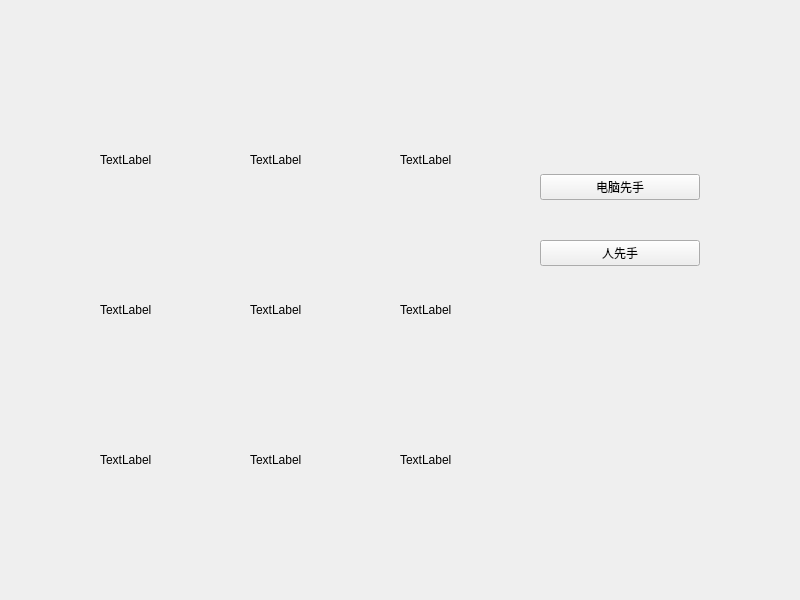
<?xml version="1.0" encoding="UTF-8"?>
<ui version="4.0">
 <class>Widget</class>
 <widget class="QWidget" name="Widget">
  <property name="geometry">
   <rect>
    <x>0</x>
    <y>0</y>
    <width>800</width>
    <height>600</height>
   </rect>
  </property>
  <property name="windowTitle">
   <string>Widget</string>
  </property>
  <widget class="QLabel" name="label_chessboard1">
   <property name="geometry">
    <rect>
     <x>100</x>
     <y>100</y>
     <width>120</width>
     <height>120</height>
    </rect>
   </property>
   <property name="text">
    <string>TextLabel</string>
   </property>
  </widget>
  <widget class="QLabel" name="label_chessboard2">
   <property name="geometry">
    <rect>
     <x>250</x>
     <y>100</y>
     <width>120</width>
     <height>120</height>
    </rect>
   </property>
   <property name="text">
    <string>TextLabel</string>
   </property>
  </widget>
  <widget class="QLabel" name="label_chessboard3">
   <property name="geometry">
    <rect>
     <x>400</x>
     <y>100</y>
     <width>120</width>
     <height>120</height>
    </rect>
   </property>
   <property name="text">
    <string>TextLabel</string>
   </property>
  </widget>
  <widget class="QLabel" name="label_chessboard4">
   <property name="geometry">
    <rect>
     <x>100</x>
     <y>250</y>
     <width>120</width>
     <height>120</height>
    </rect>
   </property>
   <property name="text">
    <string>TextLabel</string>
   </property>
  </widget>
  <widget class="QLabel" name="label_chessboard5">
   <property name="geometry">
    <rect>
     <x>250</x>
     <y>250</y>
     <width>120</width>
     <height>120</height>
    </rect>
   </property>
   <property name="text">
    <string>TextLabel</string>
   </property>
  </widget>
  <widget class="QLabel" name="label_chessboard6">
   <property name="geometry">
    <rect>
     <x>400</x>
     <y>250</y>
     <width>120</width>
     <height>120</height>
    </rect>
   </property>
   <property name="text">
    <string>TextLabel</string>
   </property>
  </widget>
  <widget class="QLabel" name="label_chessboard7">
   <property name="geometry">
    <rect>
     <x>100</x>
     <y>400</y>
     <width>120</width>
     <height>120</height>
    </rect>
   </property>
   <property name="text">
    <string>TextLabel</string>
   </property>
  </widget>
  <widget class="QLabel" name="label_chessboard8">
   <property name="geometry">
    <rect>
     <x>250</x>
     <y>400</y>
     <width>120</width>
     <height>120</height>
    </rect>
   </property>
   <property name="text">
    <string>TextLabel</string>
   </property>
  </widget>
  <widget class="QLabel" name="label_chessboard9">
   <property name="geometry">
    <rect>
     <x>400</x>
     <y>400</y>
     <width>120</width>
     <height>120</height>
    </rect>
   </property>
   <property name="text">
    <string>TextLabel</string>
   </property>
  </widget>
  <widget class="QWidget" name="verticalLayoutWidget">
   <property name="geometry">
    <rect>
     <x>540</x>
     <y>140</y>
     <width>160</width>
     <height>161</height>
    </rect>
   </property>
   <layout class="QVBoxLayout" name="verticalLayout">
    <item>
     <widget class="QPushButton" name="pushButton_compFirst">
      <property name="text">
       <string>电脑先手</string>
      </property>
     </widget>
    </item>
    <item>
     <widget class="QPushButton" name="pushButton_humanFirst">
      <property name="text">
       <string>人先手</string>
      </property>
     </widget>
    </item>
   </layout>
  </widget>
 </widget>
 <resources/>
 <connections/>
</ui>
